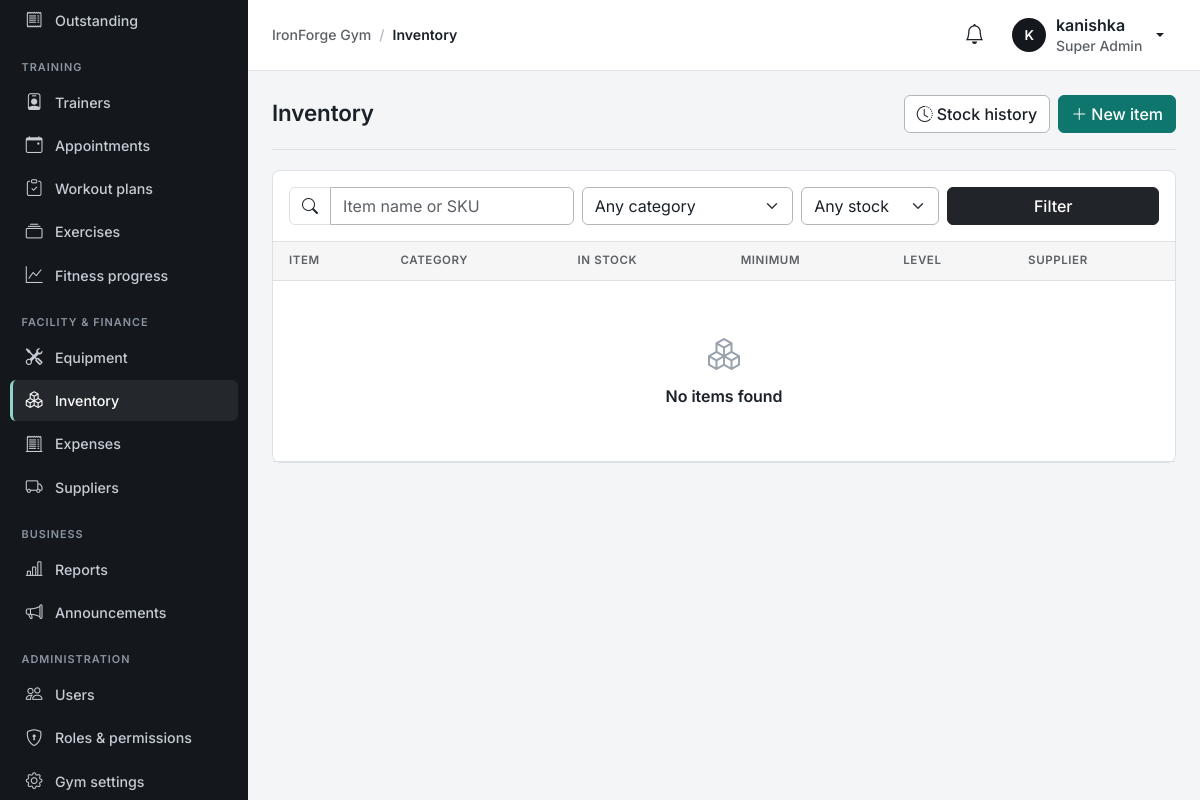
The page /inventory/ (signed in) on the database as committed earlier.
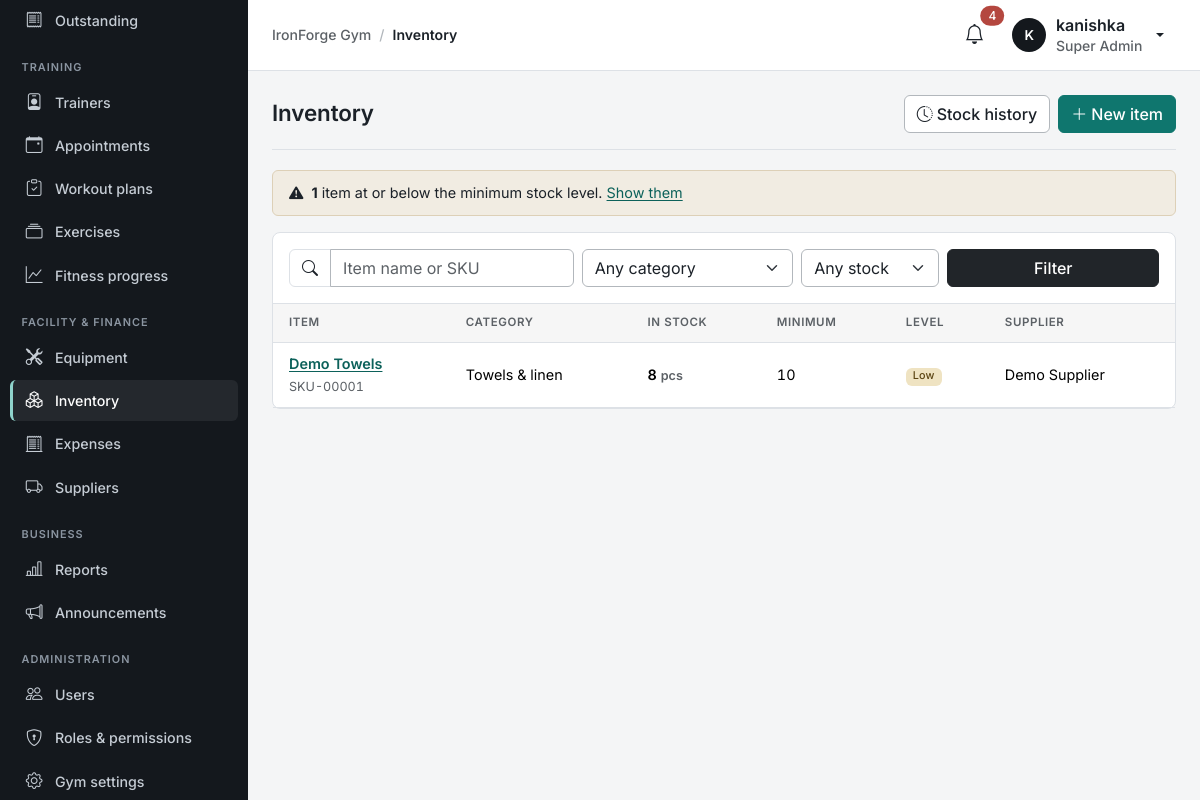
The same page on the database as committed later.
### apps/inventory/models.py (models this page shows, shortened)
class InventoryItem(models.Model):
    sku = models.CharField("SKU / item code", max_length=40, unique=True)
    name = models.CharField(max_length=150)
    category = models.CharField(max_length=12, choices=ItemCategory.choices, default=ItemCategory.OTHER, db_index=True)
    unit = models.CharField(max_length=20, default="pcs", help_text="e.g. pcs, bottle, kg, box")
    quantity = models.IntegerField(default=0)
    min_stock = models.PositiveIntegerField("minimum stock level", default=0)
    supplier = models.ForeignKey("suppliers.Supplier", null=True, blank=True, on_delete=models.PROTECT, related_name="items")
    last_unit_cost = models.DecimalField("last purchase price per unit (LKR)", max_digits=12, decimal_places=2, null=True, blank=True)
    notes = models.CharField(max_length=255, blank=True)
    is_active = models.BooleanField(default=True)
    created_at = models.DateTimeField(auto_now_add=True)
    class Meta:
        ordering = ["name"]
        constraints = [models.CheckConstraint(condition=Q(quantity__gte=0), name="inventory_quantity_non_negative")]
    def get_absolute_url(self):
        return reverse("inventory:detail", args=[self.pk])
    @property
    def stock_state(self):
        if self.quantity <= 0:
            return "out"
        return "low" if self.quantity <= self.min_stock else "ok"

### apps/suppliers/models.py (models this page shows, shortened)
class Supplier(models.Model):
    name = models.CharField(max_length=150)
    contact_name = models.CharField(max_length=150, blank=True)
    phone = models.CharField(max_length=30, blank=True)
    email = models.EmailField(blank=True)
    address = models.TextField(blank=True)
    notes = models.TextField(blank=True)
    is_active = models.BooleanField(default=True)
    created_at = models.DateTimeField(auto_now_add=True)
    class Meta:
        ordering = ["name"]
        constraints = [models.UniqueConstraint(Lower("name"), name="unique_supplier_name_ci")]

### apps/inventory/views.py (the view)
# urls.py: path("", views.ItemListView.as_view(), name="list"),
class ItemListView(InventoryEnabledMixin, ListView):
    required_permission = "inventory.view"
    template_name = "inventory/item_list.html"
    paginate_by = 25
    def get_queryset(self):
        g = self.request.GET
        qs = InventoryItem.objects.select_related("supplier")
        if g.get("show") != "all":
            qs = qs.filter(is_active=True)
        q = g.get("q", "").strip()
        if q:
            qs = qs.filter(Q(name__icontains=q) | Q(sku__icontains=q))
        if g.get("category") in ItemCategory.values:
            qs = qs.filter(category=g["category"])
        if g.get("stock") == "low":
            qs = qs.filter(quantity__lte=F("min_stock"))
        return qs
    def get_context_data(self, **kwargs):
        g = self.request.GET
        low = InventoryItem.objects.filter(is_active=True, quantity__lte=F("min_stock")).count()
        return super().get_context_data(q=g.get("q", ""), category=g.get("category", ""), stock=g.get("stock", ""), show=g.get("show", ""),
                                        categories=ItemCategory.choices, low_count=low, **kwargs)

### apps/accounts/mixins.py (called while the page is built)
    def dispatch(self, request, *args, **kwargs):
        if not request.user.is_authenticated:
            return self.handle_no_permission()
        if self.required_permission and not request.user.has_gym_perm(self.required_permission):
            raise PermissionDenied
        return super().dispatch(request, *args, **kwargs)

### apps/accounts/models.py (called while the page is built)
    @property
    def is_super_admin(self):
        return self.role == Role.SUPER_ADMIN

    @property
    def display_name(self):
        return self.get_full_name() or self.username

    def gym_permissions(self):
        if not hasattr(self, "_gym_permissions"):
            if not self.is_active:
                perms = set()
            elif self.is_super_admin:
                perms = set(PERMISSIONS) | SUPER_ADMIN_ONLY
            else:
                perms = set(RolePermission.objects.filter(role=self.role).values_list("permission", flat=True))
            self._gym_permissions = perms
        return self._gym_permissions

    def has_gym_perm(self, code):
        return code in self.gym_permissions()

### apps/core/appearance.py (called while the page is built)
def _rgb(color):
    return tuple(int(color[i:i + 2], 16) for i in (1, 3, 5))

### templates/inventory/item_list.html (shortened to what this page needs)
{% extends "base.html" %}
{% load gym %}
{% block content %}
<div class="page-header"><h1>Inventory</h1><div class="d-flex gap-2"><a href="{% url 'inventory:movements' %}" class="btn btn-outline-secondary"><i class="bi bi-clock-history me-1"></i>Stock history</a>
  {% if request.user|can:"inventory.manage" %}<a href="{% url 'inventory:create' %}" class="btn btn-primary"><i class="bi bi-plus-lg me-1"></i>New item</a>{% endif %}</div></div>
{% if low_count %}<div class="alert alert-warning"><i class="bi bi-exclamation-triangle-fill me-2"></i><strong>{{ low_count }}</strong> item{{ low_count|pluralize }} at or below the minimum stock level. <a href="?stock=low">Show them</a></div>{% endif %}
<div class="card"><div class="card-body border-bottom"><form method="get" class="row g-2" data-no-loading>
  <div class="col-lg-4">{% include "components/search_bar.html" with q=q placeholder="Item name or SKU" %}</div>
  <div class="col-6 col-lg-3"><select name="category" class="form-select" aria-label="Category"><option value="">Any category</option></select></div>
  <div class="col-6 col-lg-2"><select name="stock" class="form-select" aria-label="Stock"><option value="">Any stock</option><option value="low" {% if stock == "low" %}selected{% endif %}>Low / out</option></select></div>
  <div class="col-lg-3 d-flex gap-2"><button class="btn btn-dark flex-grow-1" type="submit" data-no-loading>Filter</button></div></form></div>
<div class="table-responsive"><table class="table table-hover mb-0"><thead><tr><th>Item</th><th>Category</th><th>In stock</th><th>Minimum</th><th>Level</th><th>Supplier</th></tr></thead><tbody>
{% for i in object_list %}<tr><td><a href="{{ i.get_absolute_url }}" class="fw-semibold">{{ i.name }}</a><div><small class="text-muted">{{ i.sku }}</small></div></td><td>{{ i.get_category_display }}</td>
  <td class="fw-semibold">{{ i.quantity }} <small class="text-muted">{{ i.unit }}</small></td><td>{{ i.min_stock }}</td>
  <td><span class="badge text-bg-{% if i.stock_state == 'ok' %}success{% elif i.stock_state == 'low' %}warning{% else %}danger{% endif %}">{% if i.stock_state == 'ok' %}OK{% elif i.stock_state == 'low' %}Low{% else %}Out of stock{% endif %}</span></td><td>{{ i.supplier.name|default:"—" }}</td></tr>
{% empty %}<tr><td colspan="6">{% include "components/empty_state.html" with icon="boxes" title="No items found" %}</td></tr>{% endfor %}</tbody></table></div></div>
{% endblock %}

### templates/base.html (shortened to what the changed rows need)
{% load static gym %}<!doctype html>
<html lang="en" data-bs-theme="light">
<head>
  <link href="https://cdn.jsdelivr.net/npm/bootstrap@5.3.3/dist/css/bootstrap.min.css" rel="stylesheet">
  <link href="https://cdn.jsdelivr.net/npm/bootstrap-icons@1.11.3/font/bootstrap-icons.min.css" rel="stylesheet">
  <link href="{% static 'css/app.css' %}" rel="stylesheet">
</head>
<body data-sidebar="{{ APPEARANCE.layout.sidebar_style }}" data-stat-cols="{{ APPEARANCE.layout.stat_columns }}">
<div class="app-shell">
  <div class="main">
    <header class="topbar">
      <div class="ms-auto d-flex align-items-center gap-2">
      <div class="dropdown">
        <button class="btn btn-icon position-relative" data-bs-toggle="dropdown" aria-expanded="false" aria-label="Notifications"><i class="bi bi-bell fs-5"></i>
          {% if unread_notifications %}<span class="position-absolute top-0 start-100 translate-middle badge rounded-pill text-bg-danger">{{ unread_notifications }}</span>{% endif %}</button>
      </div>
      </div>
    </header>
    <main class="content" id="main" tabindex="-1">
      {% block content %}{% endblock %}
    </main>
  </div>
</div>
</body>
</html>

Rows that differ between the two databases and show on the page:
added InventoryItem: name "Demo Towels", sku "SKU-00001", category "Towels & linen", quantity "8", unit "pcs", min_stock "10", shows "Low", supplier.name "Demo Supplier"
Other text that changed with them:
{{ unread_notifications }}: (not shown) → "4"
{{ low_count }}: (not shown) → "1"
{{ title|default:"Nothing here yet" }}: "No items found" → (not shown)
text now shown: "item at or below the minimum stock level. Show them"
